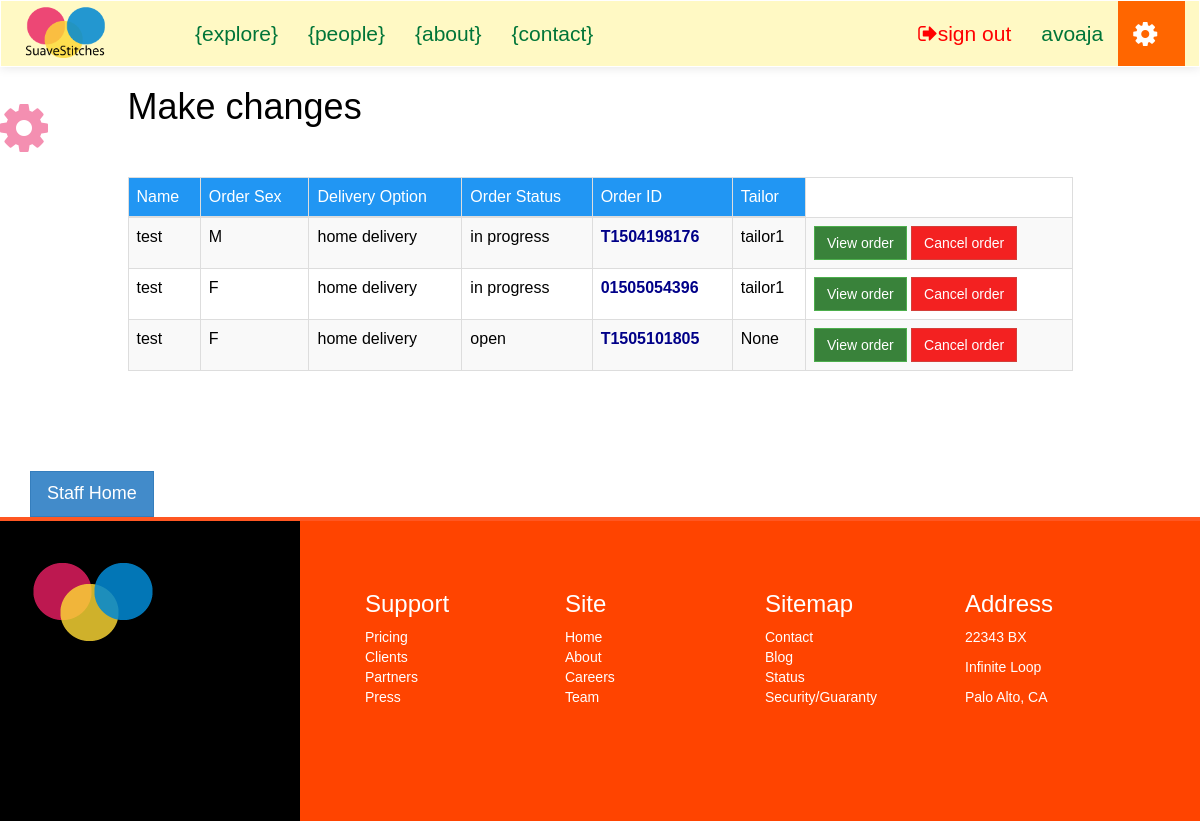
Before: /suave/staff/Order/List (signed in) with the older database file.
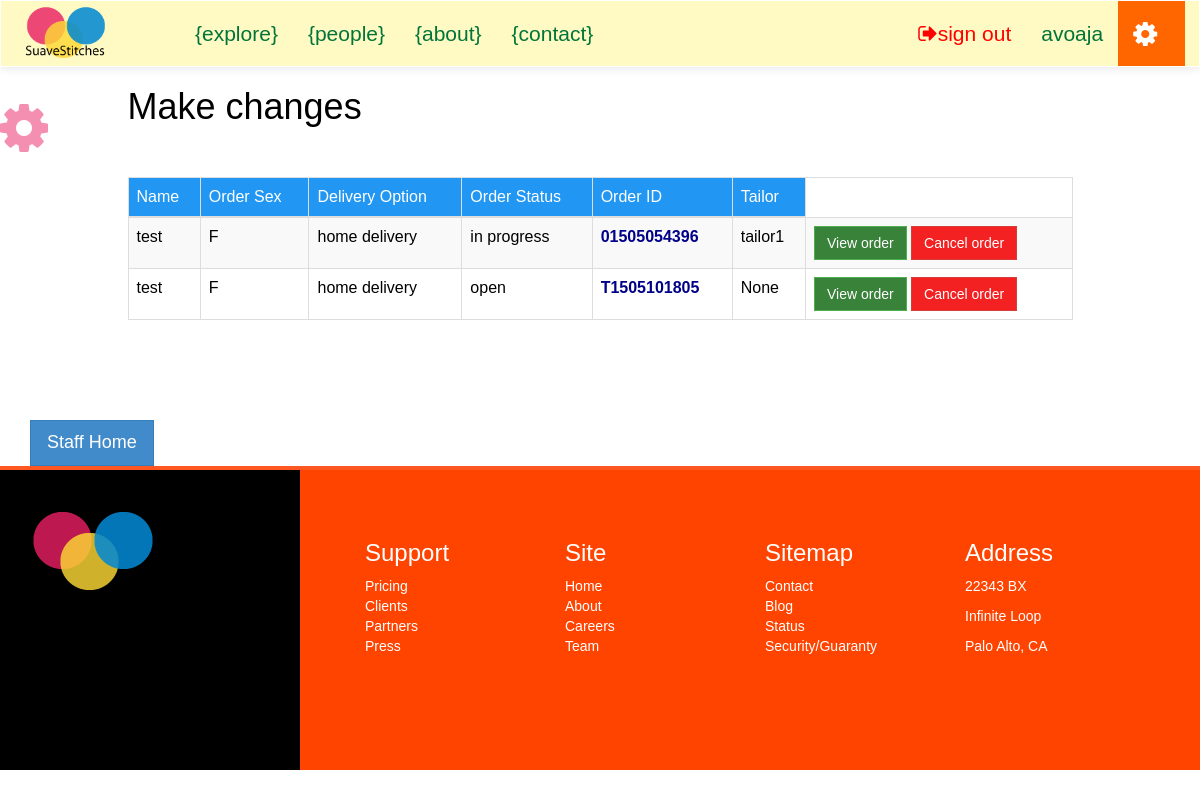
After: the same page with the newer database file.
### suave/models.py (models this page shows)
class Order(models.Model):
	client = models.ForeignKey(Client, null=True)
	sizetable = models.ForeignKey(SizeTable, null=True)
	tailor = models.ForeignKey(Tailor, null=True)
	fabric = models.CharField(max_length=50, null=True)
	style = models.CharField(max_length=100, null=True)
	main_order_id = models.CharField(max_length=15, null=True)
	details = models.CharField(max_length=250, null=True) #*
	delivery_option = models.CharField(max_length=100, null=True)
	service_option = models.CharField(max_length=100, null=True)
	sex = models.CharField(max_length=2, default=' ')
	status = models.CharField(max_length=20, default='OPEN') #*
	cost = models.IntegerField(default=0000)
	date = models.DateField(auto_now_add=True)
	soft_delete = models.BooleanField(default=False)

class Client(models.Model):
	FEMALE = 'F'
	MALE = 'M'
	SEX_CHOICE = (
		(FEMALE, 'F'),
		(MALE, 'M'),
	)
	user = models.OneToOneField(User)
	address = models.CharField(max_length=200, null=True)
	preference = models.CharField(max_length=40)
	sex = models.CharField(max_length=2, choices=SEX_CHOICE, default=" ")
	def __str__(self):
		return self.user.username

class Tailor(models.Model):
	user = models.OneToOneField(User)
	rate = models.IntegerField(default=0)
	phone_number = models.IntegerField(default=0)
	address = address = models.CharField(max_length=300, null=True)
	specialty = models.CharField(max_length=300, null=True)
	approved = models.BooleanField(default=False)
	def __str__(self):
		return self.user.username

### staff/views.py (the view)
@login_required
def order_list(request):
	context = {}
	context['orders'] = Order.objects.filter(soft_delete=False)
	return render(request, 'i/staff/order_list.html', context)

### templates/i/staff/order_list.html (shortened to what this page needs)
{% extends "i/layout/staff_base.html" %}
{% block main_section %}
	<div class="container">
		<div class="row">
			<div class="col-lg-10 col-lg-offset-1">
				<h1>Make changes</h1>
				<br><br>
				{% if orders %}
				<table class="table table-striped table-hover table-bordered">
					<thead>
						<tr style="background:#2196F3;color:#fff">
							<td>Name</td>
							<td>Order Sex</td>
							<td>Delivery Option</td>
							<td>Order Status</td>
							<td>Order ID</td>
							<td>Tailor</td>
						</tr>
					</thead>
					<tbody>
						{% for order in orders %}
						<tr>
							<td>{{ order.client }}</td>
							<td>{{ order.sex }}</td>
							<td>{{ order.delivery_option|lower }}</td>
							<td>{{ order.status|lower }}</td>
							<td style="color:#008;font-weight:bold">{{ order.main_order_id }}</td>
							<td>{{ order.tailor }}</td>
							<td>
								<a href="{% url 'staff:order_details' order.main_order_id %}" class="btn btn-success">View order</a>
								<a href="" class="btn btn-danger">Cancel order</a>
							</td>
						</tr>
						{% endfor %}
					</tbody>
				</table>
				{% endif %}
			</div>
		</div>
	</div>
	<br><br><br><br>
{% endblock %}

### templates/i/layout/staff_base.html (shortened to what this page needs)
<html>
	<head>
		{% load staticfiles %}
		<link rel="stylesheet" type="text/css" href="{% static 'css/style.css' %}">
		<link rel="stylesheet" type="text/css" href="{% static 'fonts/font-awesome/css/font-awesome.min.css' %}">
	</head>
	{% if tailorPage %}
	<body class="tailorPage-color">
	{% else %}
	<body>
	{% endif %}
	{% if user.is_staff %}
		<nav class="navbar navbar-default" role="navigation" style="background:#FFF9C4">
	{% else %}
		<nav class="navbar navbar-default" role="navigation">
	{% endif %}
			<div class="container">
				<div class="row">
					<div class="navbar-header">
						<div id="header">
							<a class="navbar-brand" href="/suave">
								<img src="{% static 'img/my_logo_1.png' %}">
							</a>
						</div>
					</div>
					<div class="collapse navbar-collapse navbar-ex1-collapse">
						<ul class="nav navbar-nav navbar-left">
							<li class=""><a href style="background:#">{explore}</a></li>
							<li class=""><a href="{% url 'suave:tailorHome' %}">{people}</a></li>
							<li class=""><a >{about}</a></li>
							<li class=""><a >{contact}</a></li>
						</ul>
						<ul class="nav navbar-nav navbar-right">
							{% if user.is_authenticated and user.is_staff %}
							<li><a href="{% url 'suave:signout' %}" style="color:#f00"><span class="fa fa-sign-out"></span>sign out</a></li>
							<li><a class="">{{user}}</a></li>
							{% else %}
							<li><a role="button" class="" data-toggle="modal" data-target=".bs-example-modal-sm">sign in {deprecate}</a></li>
							{% endif %}
							<li><a style="background:#f60;color:#fff"><span class="fa fa-cog fa-lg fa-spin">&nbsp;</span>&nbsp;</a></li>
						</ul>
					</div>
				</div>
			</div>
		</nav>
		<div class="container">
			<div class="row">
					{% block main_section %}
					{% endblock %}
			</div>
			{% if user.is_authenticated %}
				<a href="{% url 'staff:index' %}" class="btn btn-primary btn-lg">Staff Home</a><br>
			{% endif %}
		</div>
		<div class="footer">
			<div class="col-lg-3 footer-left">
			<br><br>
				<img src="{% static 'img/my_logo.png' %}">
			</div>
			<div class="col-lg-9 footer-right">
				<ul class="col-sm-3">
					<li><h3>Support</h3></li>
					<li>Pricing</li>
					<li>Clients</li>
					<li>Partners</li>
					<li>Press</li>
				</ul>
				<ul class="col-sm-3">
					<li><h3>Site</h3></li>
					<li>Home</li>
					<li>About</li>
					<li>Careers</li>
					<li>Team</li>
				</ul>
				<ul class="col-sm-3">
					<li><h3>Sitemap</h3></li>
					<li>Contact</li>
					<li>Blog</li>
					<li>Status</li>
					<li>Security/Guaranty</li>
				</ul>
				<div class="col-sm-3">
					<h3>Address</h3>
					<p>22343 BX</p>
					<p>Infinite Loop</p>
					<p>Palo Alto, CA</p>
				</div>
			</div>
		</div>
		<div class="watermark">
			<p><span class="fa fa-cog fa-spin"></span></p>
		</div>
	</body>
</html>

### static/css/style.css (style rules this page uses)
a { text-decoration: none; }
#header img { width: 65%; }
.navbar { background-repeat: no-repeat; border-bottom: 1px solid #178ACC; box-shadow: 0px 1px 10px rgba(0, 0, 0, 0.1); border-radius: 0px; margin-bottom: 0px; }
.navbar-default { background: #fff; border-color: #fff; }
.navbar-default .navbar-brand, .navbar-default .navbar-brand:hover, .navbar-default .navbar-brand:focus, .navbar-default .navbar-nav > li > a { color: #007538; font-size: 1.5em; }
.navbar-default .navbar-nav > li > a { line-height: 35px; }
.footer { min-height: 300px; background: #f2f2f2; border-top: 4px #FF5722 solid; }
.footer-left { min-height: 300px; background: #1565C0; background: #000; }
.footer-right { padding: 50px; background: #FF5722; background: #f40; color: #fff; min-height: 300px; }
.footer-right li { list-style: none; }
img { max-width: 100%; }
.watermark { position: fixed; height: 100%; width: 100%; top: 0; left: 0; z-index: -1; color: white; padding-top: 100px; }
.watermark p { color: #0b5; color: #F48FB1; width: 50%; font-size: 4em; }
#header { margin: -10px auto auto auto; }
*:not(span) { -webkit-border-radius: 0 !important; -moz-border-radius: 0 !important; -ms-border-radius: 0 !important; border-radius: 0 !important; }
body { color: #000; font-family: weblysleek, arial; }

Changed rows visible on the page:
no longer on this page (row edited): Order: client "test", sex "M", delivery_option "home delivery", status "in progress", main_order_id "T1504198176", tailor "tailor1"
